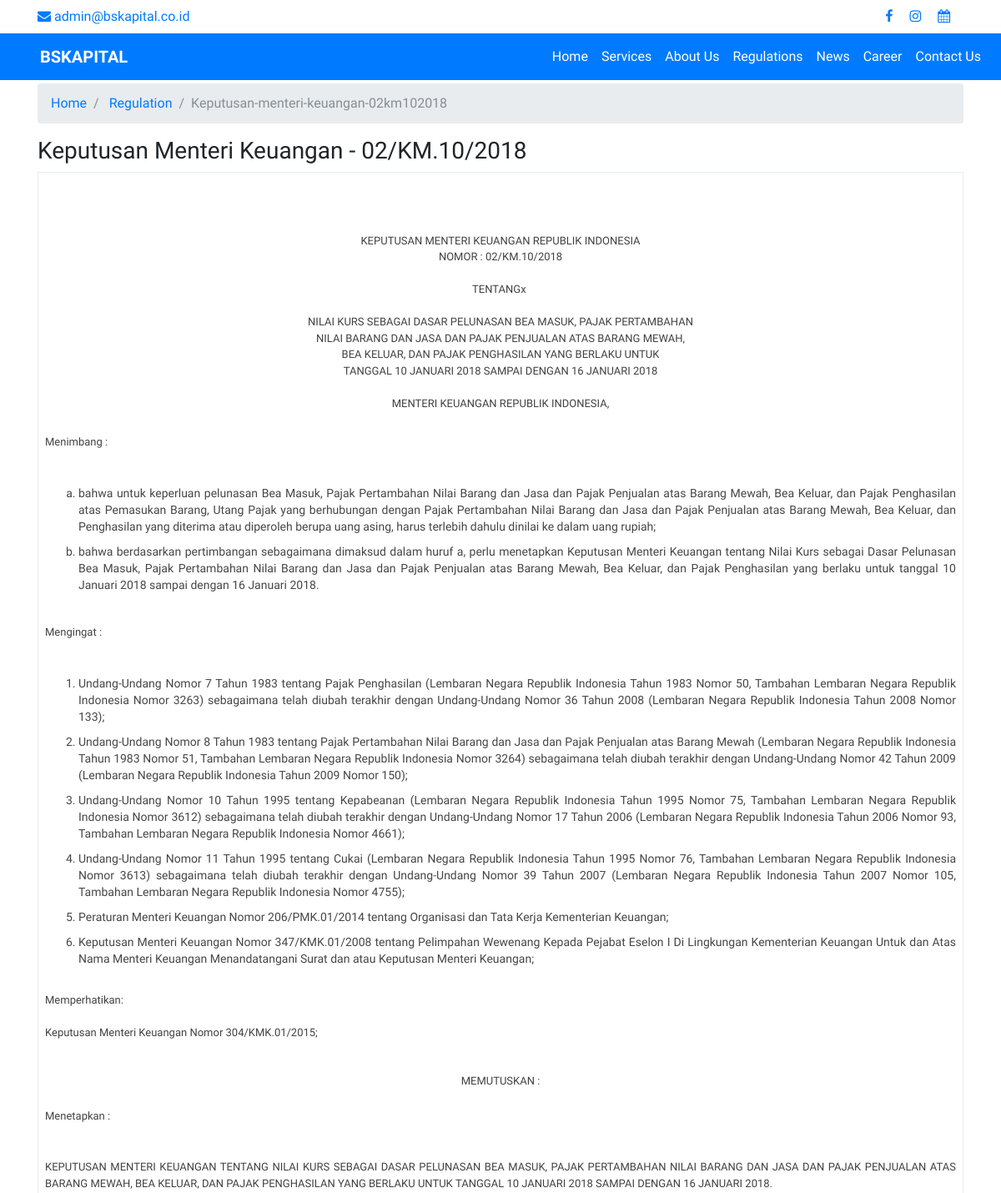
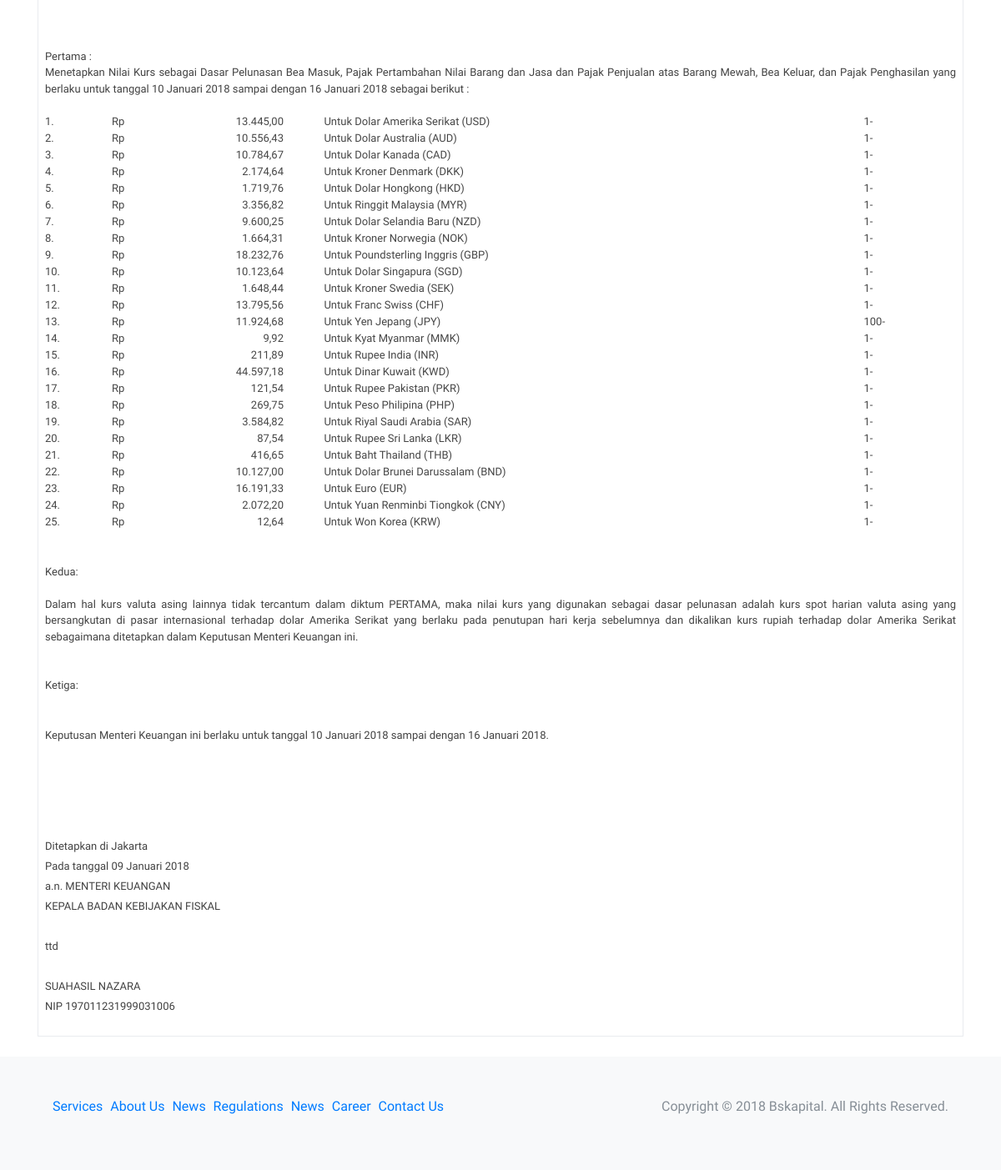
The page /regulation/keputusan-menteri-keuangan-02km102018 on the database its author committed (2 pictures, top to bottom).
### tables this page shows
CREATE TABLE `regulation` (
  `regulation_id` int(11) NOT NULL,
  `title` varchar(255) NOT NULL,
  `slug` varchar(255) NOT NULL,
  `content` text NOT NULL,
  `created_at` datetime NOT NULL DEFAULT CURRENT_TIMESTAMP,
  `user_id` int(11) NOT NULL
);

### application/controllers/Regulation.php (called while the page is built, shortened)
<?php
class Regulation extends CI_Controller
{
	public function view($slug){
		$data['regulation'] = $this->Regulation_model->get_home_regulation($slug);
		$data['news']=$this->News_model->get_home_news(FALSE,2,FALSE);
		$data['title'] = $data['regulation']['title'];
		$data['breadcrumb']=breadcrumb();
		$this->load->view("templates/header");
		$this->load->view("regulation/regulation_view",$data);
		$this->load->view("templates/footer");
	}
}

### index.php (called while the page is built, shortened)
<?php
require_once BASEPATH.'core/CodeIgniter.php';

### application/models/Regulation_model.php (called while the page is built, shortened)
<?php
class Regulation_model extends CI_Model
{
	public function get_home_regulation($slug = FALSE,$limit = FALSE,$offset= FALSE){
		$this->db->join('user','user.user_id = regulation.user_id');
		$query=$this->db->get_where('regulation',array('slug' => $slug));
		return $query->row_array();
	}
}

### application/views/regulation/regulation_view.php (the view)
<section>
	<div class="container">
		<div class="row">
			<div class="col-md-12">
				<nav aria-label="breadcrumb">
				  <ol class="breadcrumb">
				    <?= $breadcrumb ?>
				  </ol>
				</nav>
			</div>
		</div>
		<div class="row">
			<div class="col-md-12">
				<div class="post-head">
					<h3><?= ucwords($regulation['title']) ?></h3>
				</div>
				<div class="post-body p-2 border">
					<br /><br />
					<p>
						<?= $regulation['content'] ?>
					</p>
				</div>
				<br />
			</div>
		</div>
	</div>
</section>

### application/helpers/custom_helper.php (shortened to what this page needs)
<?php
function breadcrumb()
{
	$ci =& get_instance();
	$length=count($ci->uri->segment_array());
	$breadcrumb="<li class='breadcrumb-item'><a href=".base_url().">Home</a></li>";
	for ($i=1; $i <=$length ; $i++) {
		if ($i<$length) {
			$breadcrumb.=
			"<li class='breadcrumb-item'>
			<a href=".base_url($ci->uri->segment($i)).">
			".ucfirst($ci->uri->segment($i))."
			</a></li>";
		}
		else{
			$breadcrumb.="<li class='breadcrumb-item active'>".ucfirst($ci->uri->segment($i))."</li>";
		}
	}
	return $breadcrumb;
}
?>

### application/views/templates/header.php (shortened to what this page needs)
<!doctype html>
<html lang="en">
  <head>
		<link rel="stylesheet" href="<?= base_url('assets/bootstrap/css/bootstrap.min.css') ?>" />
    <link href="https://maxcdn.bootstrapcdn.com/font-awesome/4.7.0/css/font-awesome.min.css" rel="stylesheet">
    <link rel="stylesheet" href="<?= base_url('assets/custom/css/custom-style.css') ?>" />
	</head>
	<body>
    <div class="container py-2">
      <div class="row">
        <div class="col-md-8">
          <a class="text-primary" href="<?= base_url('') ?>"> <span class="fa fa-envelope"></span> admin@bskapital.co.id</a>
        </div>
        <div class="offset-md-1 col-md-3 text-md-right">
          <a class="mr-3 text-primary" href="<?= base_url('') ?>"> <span class="fa fa-facebook"></span></a>
          <a class="mr-3 text-primary" href="<?= base_url('') ?>"> <span class="fa fa-instagram"></span></a>
          <a class="mr-3 text-primary" href=http://timesheet.bskapital.co.id> <span class="fa fa-calendar"></span></a>
        </div>
      </div>
    </div>
	<nav class="navbar navbar-expand-lg navbar-light bg-primary sticky-top pl-5 mb-1">
      <a class="navbar-brand text-white" href="<?= base_url('') ?>"><strong>BSKAPITAL</strong></a>
      <div class="collapse navbar-collapse" id="navbarSupportedContent">
        <ul class="navbar-nav ml-auto">
          <li class="nav-item active">
            <a class="nav-link text-white" href="<?= base_url('') ?>">Home</a>
          </li>
           <li class="nav-item">
            <a class="nav-link text-white" href="<?= base_url('services') ?>">Services</a>
          </li>
          <li class="nav-item">
            <a class="nav-link text-white" href="<?= base_url('about') ?>">About Us</a>
          </li>
          <li class="nav-item">
            <a class="nav-link text-white" href="<?= base_url('regulation') ?>">Regulations</a>
          </li>
          <li class="nav-item">
            <a class="nav-link text-white" href="<?= base_url('news') ?>">News</a>
          </li>
          <li class="nav-item">
            <a class="nav-link text-white" href="<?= base_url('career') ?>">Career</a>
          </li>
          <li class="nav-item">
            <a class="nav-link text-white" href="<?= base_url('contact') ?>">Contact Us</a>
          </li>
        </ul>
      </div>
  </nav>

### application/views/templates/footer.php (shortened to what this page needs)
<section class="p-5 bg-light">
  <div class="container">
    <div class="row">
    	<div class="col-md-6">
    		<ul class="list-inline">
                <li class="list-inline-item"><a href="<?=base_url('services')?>">Services</a></li>
    			<li class="list-inline-item"><a href="<?=base_url('about')?>">About Us</a></li>
    			<li class="list-inline-item"><a href="<?=base_url('news')?>">News</a></li>
    			<li class="list-inline-item"><a href="<?=base_url('regulation')?>">Regulations</a></li>
    			<li class="list-inline-item"><a href="<?=base_url('news')?>">News</a></li>
                <li class="list-inline-item"><a href="<?=base_url('career')?>">Career</a></li>
                <li class="list-inline-item"><a href="<?=base_url('contact')?>">Contact Us</a></li>
    		</ul>
    	</div>
    	<div class="col-md-6">
				<p class="text-muted float-right">Copyright © 2018 Bskapital. All Rights Reserved.</p>
    	</div>
    </div>
  </div>
</section>
	</body>
</html>

### assets/custom/css/custom-style.css (style rules this page uses)
body { font-family: 'raleway'; }

### rows shown on the page
regulation: title "Keputusan Menteri Keuangan - 02/KM.10/2018", content "KEPUTUSAN MENTERI KEUANGAN REPUBLIK INDONESIA NOMOR : 02/KM.10/2018 TENTANGx NILAI KURS SEBAGAI DASAR PELUNASAN BEA MASUK, PAJAK PERTAMBAHAN NILAI BARANG DAN JASA DAN PAJAK PENJUALAN ATAS BARANG MEWAH, BEA KELUAR, DAN PAJAK PENGHASILAN YANG BERLAKU UNTUK TANGGAL 10 JANUARI 2018 SAMPAI DENGAN 16 JANUARI 2018 MENTERI KEUANGAN REPUBLIK INDONESIA, Menimbang : bahwa untuk keperluan pelunasan Bea Masuk, Pajak Pertambahan Nilai Barang dan Jasa dan Pajak Penjualan atas Barang Mewah, Bea Keluar, dan Pajak Penghasilan atas Pemasukan Barang, Utang Pajak yang berhubungan dengan Pajak Pertambahan Nilai Barang dan Jasa dan Pajak Penjualan atas Barang Mewah, Bea Keluar, dan Penghasilan yang diterima atau…"

### other values the page prints
$ci->uri->segment($i) "Regulation"
$ci->uri->segment($i) "Keputusan-menteri-keuangan-02km102018"
